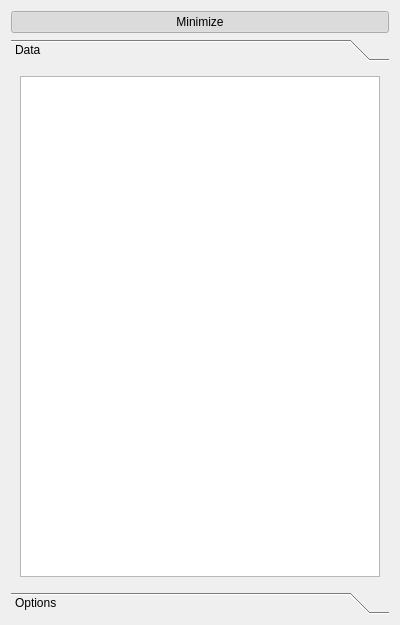
<?xml version="1.0" encoding="UTF-8"?>
<ui version="4.0">
 <class>Control3DWidget</class>
 <widget class="QWidget" name="Control3DWidget">
  <property name="geometry">
   <rect>
    <x>0</x>
    <y>0</y>
    <width>400</width>
    <height>625</height>
   </rect>
  </property>
  <property name="windowTitle">
   <string>3D Control</string>
  </property>
  <layout class="QHBoxLayout" name="horizontalLayout_2">
   <item>
    <layout class="QVBoxLayout" name="m_verticalLayout_base">
     <item>
      <widget class="QPushButton" name="m_pushButton_minimize">
       <property name="text">
        <string>Minimize</string>
       </property>
       <property name="checkable">
        <bool>true</bool>
       </property>
       <property name="checked">
        <bool>true</bool>
       </property>
      </widget>
     </item>
     <item>
      <widget class="QToolBox" name="m_toolBox">
       <property name="currentIndex">
        <number>0</number>
       </property>
       <widget class="QWidget" name="page">
        <property name="geometry">
         <rect>
          <x>0</x>
          <y>0</y>
          <width>380</width>
          <height>522</height>
         </rect>
        </property>
        <attribute name="label">
         <string>Data</string>
        </attribute>
        <layout class="QGridLayout" name="gridLayout">
         <item row="0" column="0">
          <widget class="QTreeView" name="m_treeView_loadedData">
           <property name="sizePolicy">
            <sizepolicy hsizetype="Expanding" vsizetype="Minimum">
             <horstretch>0</horstretch>
             <verstretch>0</verstretch>
            </sizepolicy>
           </property>
           <property name="minimumSize">
            <size>
             <width>0</width>
             <height>250</height>
            </size>
           </property>
           <property name="mouseTracking">
            <bool>false</bool>
           </property>
           <property name="toolTip">
            <string/>
           </property>
           <property name="selectionMode">
            <enum>QAbstractItemView::SingleSelection</enum>
           </property>
           <property name="selectionBehavior">
            <enum>QAbstractItemView::SelectItems</enum>
           </property>
          </widget>
         </item>
        </layout>
       </widget>
       <widget class="QWidget" name="page_2">
        <property name="geometry">
         <rect>
          <x>0</x>
          <y>0</y>
          <width>172</width>
          <height>69</height>
         </rect>
        </property>
        <attribute name="label">
         <string>Options</string>
        </attribute>
        <layout class="QGridLayout" name="gridLayout_2">
         <item row="0" column="2">
          <widget class="QSlider" name="m_horizontalSlider_opacity">
           <property name="minimum">
            <number>25</number>
           </property>
           <property name="maximum">
            <number>100</number>
           </property>
           <property name="pageStep">
            <number>1</number>
           </property>
           <property name="value">
            <number>90</number>
           </property>
           <property name="orientation">
            <enum>Qt::Horizontal</enum>
           </property>
          </widget>
         </item>
         <item row="0" column="0">
          <widget class="QLabel" name="m_label_opacity">
           <property name="text">
            <string>Control window opacity:</string>
           </property>
          </widget>
         </item>
         <item row="1" column="2">
          <widget class="QPushButton" name="m_pushButton_sceneColorPicker">
           <property name="text">
            <string/>
           </property>
          </widget>
         </item>
         <item row="1" column="0">
          <widget class="QLabel" name="m_label_sceneColorPicker">
           <property name="text">
            <string>Change scene color:</string>
           </property>
          </widget>
         </item>
        </layout>
       </widget>
      </widget>
     </item>
    </layout>
   </item>
  </layout>
 </widget>
 <resources/>
 <connections/>
</ui>
